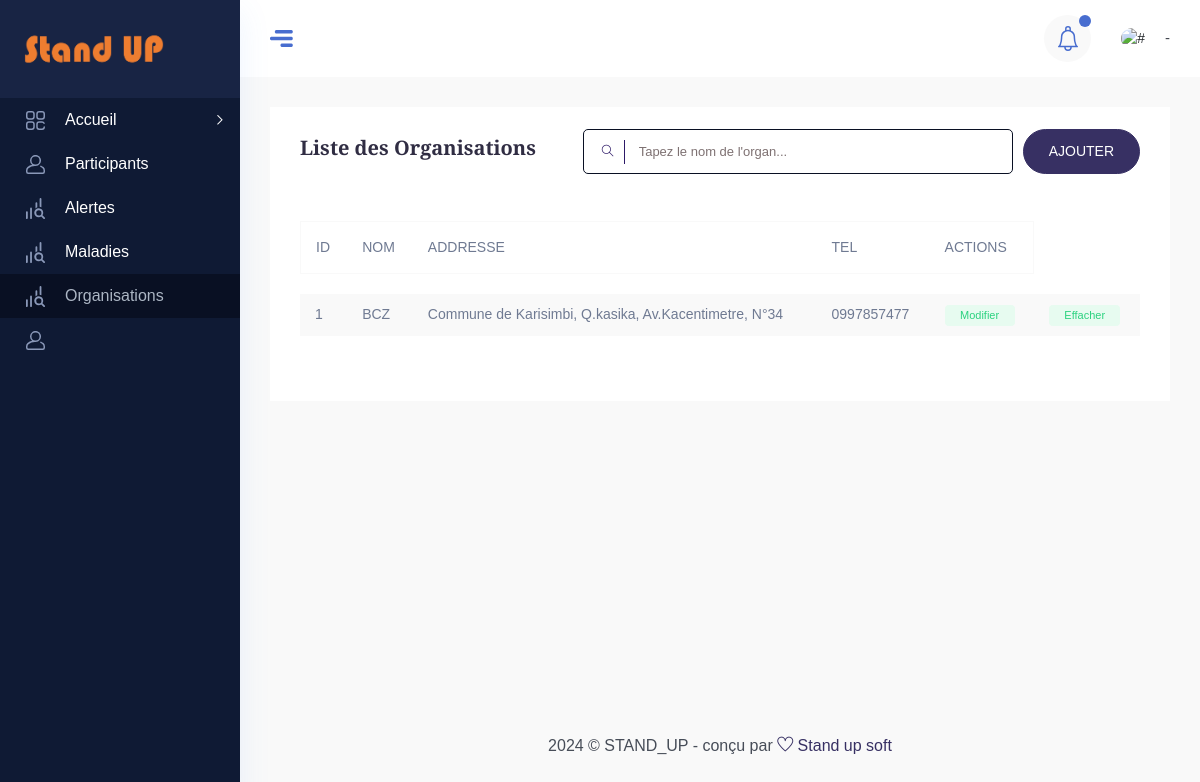
The app's page /Organ/ with its own data.
### STAND_UP_APP/models.py (models this page shows, shortened)
class Organisation(models.Model):
    Nom=models.CharField(max_length=500)
    Adresse=models.CharField(max_length=500)
    Tel=models.CharField(max_length=200)

### STAND_UP_APP/views.py (the view)
# urls.py: path('Organ/', organ, name="organ"),
def organ(request):
    ut=request.user
    organs=Organisation.objects.all()
    if request.method=="GET":
        ords=request.GET.get('organ')
        if ords is not None:
            organs=Organisation.objects.filter(Nom__icontains=ords)
    context={
        'ut':ut,
        'organs':organs,
        'notif':Alerte.objects.filter(Dates__date=auj),
    }
    return render(request, "organ.html", context)

### Templates/organ.html (shortened to what this page needs)
<!DOCTYPE html>
{% load static %}
<html lang="zxx">
<head>
    <link rel="stylesheet" href="{% static 'css/bootstrap.min.css' %}" />
    <link rel="stylesheet" href="{% static 'vendors/themefy_icon/themify-icons.css' %}" />
    <link rel="stylesheet" href="{% static 'vendors/niceselect/css/nice-select.css' %}" />
    <link rel="stylesheet" href="{% static 'vendors/owl_carousel/css/owl.carousel.css' %}" />
    <link rel="stylesheet" href="{% static 'vendors/gijgo/gijgo.min.css' %}" />
    <link rel="stylesheet" href="{% static 'vendors/font_awesome/css/all.min.css' %}" />
    <link rel="stylesheet" href="{% static 'vendors/tagsinput/tagsinput.css' %}" />
    <link rel="stylesheet" href="{% static 'vendors/datepicker/date-picker.css' %}" />
    <link rel="stylesheet" href="{% static 'vendors/vectormap-home/vectormap-2.0.2.css' %}" />
    <link rel="stylesheet" href="{% static 'vendors/scroll/scrollable.css' %}" />
    <link rel="stylesheet" href="{% static 'vendors/datatable/css/jquery.dataTables.min.css' %}" />
    <link rel="stylesheet" href="{% static 'vendors/datatable/css/responsive.dataTables.min.css' %}" />
    <link rel="stylesheet" href="{% static 'vendors/datatable/css/buttons.dataTables.min.css' %}" />
    <link rel="stylesheet" href="{% static 'vendors/text_editor/summernote-bs4.css' %}" />
    <link rel="stylesheet" href="{% static 'vendors/morris/morris.css' %}">
    <link rel="stylesheet" href="{% static 'vendors/material_icon/material-icons.css' %}" />
    <link rel="stylesheet" href="{% static 'css/metisMenu.css' %}">
    <link rel="stylesheet" href="{% static 'css/style.css' %}" />
    <link rel="stylesheet" href="{% static 'css/colors/default.css' %}" id="colorSkinCSS">
</head>
<body class="crm_body_bg">
    <nav class="sidebar dark_sidebar">
        <div class="logo d-flex justify-content-between">
        <a class="large_logo" href="{% url 'accueil' %}"><img style="width: 140px; height:50px;" src="{% static 'img/stand.png' %}" alt=""></a>
        </div>
        <ul id="sidebar_menu">
        <li class="">
        <a class="has-arrow" href="#" aria-expanded="false">
        <div class="nav_icon_small">
        <img src="{% static 'img/menu-icon/1.svg' %}" alt="">
        </div>
        <div class="nav_title">
        <span>Accueil </span>
        </div>
        </a>
        </li>
        <li class="">
        <a href="{% url 'list_agents' %}" aria-expanded="false">
        <div class="nav_icon_small">
        <img src="{% static 'img/menu-icon/4.svg' %}" alt="">
        </div>
        <div class="nav_title">
        <span>Participants</span>
        </div>
        </a>
        </li>
        <li class="">
        <a href="{% url 'allerte' %}" aria-expanded="false">
        <div class="nav_icon_small">
        <img src="{% static 'img/menu-icon/5.svg' %}" alt="">
        </div>
        <div class="nav_title">
        <span>Alertes</span>
        </div>
        </a>
        </li>
        <li class="">
            <a href="{% url 'list_maladie' %}" aria-expanded="false">
            <div class="nav_icon_small">
            <img src="{% static 'img/menu-icon/5.svg' %}" alt="">
            </div>
            <div class="nav_title">
            <span>Maladies</span>
            </div>
            </a>
        </li>
        <li class="">
            <a href="{% url 'organ' %}" aria-expanded="false">
            <div class="nav_icon_small">
            <img src="{% static 'img/menu-icon/5.svg' %}" alt="">
            </div>
            <div class="nav_title">
            <span>Organisations</span>
            </div>
            </a>
            </li>
        <li class="">
        <a href="Trader_Profile.html" aria-expanded="false">
        <div class="nav_icon_small">
        <img src="img/menu-icon/4.svg" alt="">
        </div>
        </a>
         </li>
    </nav>
        <section class="main_content dashboard_part large_header_bg">
            <div class="container-fluid no-gutters">
            <div class="row">
            <div class="col-lg-12 p-0 ">
            <div class="header_iner d-flex justify-content-between align-items-center">
            <div class="line_icon open_miniSide d-none d-lg-block">
            <img src="{% static 'img/line_img.png' %}" alt="">
            </div>
            <div class="header_right d-flex justify-content-between align-items-center">
            <div class="header_notification_warp d-flex align-items-center">
            <li>
            <a class="bell_notification_clicker nav-link-notify" href="#"> <img src="{% static 'img/icon/bell.svg' %}" alt="">
            </a>
            </li>
            </div>
            <div class="profile_info d-flex align-items-center">
            <div class="profile_thumb mr_20">
            <img src="{{ut.Photo.url}}" alt="#">
            </div>
            <div class="author_name">
            <h4 class="f_s_15 f_w_500 mb-0">{{ut.username}}-{{ut.first_name}}</h4>
            </div>
            </div>
            </div>
            </div>
            </div>
            </div>
            </div>
<div class="main_content_iner overly_inner ">
<div class="container-fluid p-0 ">
<div class="row">
<div class="col-lg-12">
<div class="white_card card_height_100 mb_30">
<div class="white_card_header">
<div class="white_box_tittle list_header mb-0">
<h4>Liste des Organisations</h4>
<div class="box_right d-flex lms_block">
<div class="serach_field_2">
<div class="search_inner">
<form  method="get" >
    <div class="search_field">
    <input type="text" name="organ" placeholder="Tapez le nom de l'organ...">
    </div>
    <button type="submit"> <i class="ti-search"></i> </button>
</form>
</div>
</div>
<div class="add_button ml-10">
<a href="{% url 'addorgan' %}" data-target="#addcategory" class="btn_1">AJOUTER</a>
</div>
</div>
</div>
</div>
<div class="white_card_body">
<div class="QA_section">
<div class="QA_table mb_30">
<table class="table lms_table_active3 ">
    <thead>
            <tr>
            <th scope="col">ID</th>
            <th scope="col">NOM</th>
            <th scope="col">ADDRESSE</th>
            <th scope="col">TEL</th>
            <th scope="col" >ACTIONS</th>
            </tr>
    </thead>
<tbody>
    {% for o in organs %}
    <tr>
        <td>{{o.id}}</td>
        <td>
            {{o.Nom}}
        </td>
        <td>{{o.Adresse}}</td>
        <td>{{o.Tel}}</td>
        <td ><a href="{% url 'modorgan' o.id %}" class="status_btn">modifier</a></td>
        <td ><a href="{% url 'sup_organ' o.id %}" class="status_btn">Effacher</a></td>
    </tr>
    {% endfor %}
</tbody>
</table>
</div>
</div>
</div>
</div>
</div>
</div>
</div>
</div>
<div class="footer_part">
<div class="container-fluid">
<div class="row">
<div class="col-lg-12">
<div class="footer_iner text-center">
<p>2024 © STAND_UP - conçu par <a href="#"> <i class="ti-heart"></i> </a><a href="#"> Stand up soft</a></p>
</div>
</div>
</div>
</div>
</div>
</section>
</body>
</html>

### STAND_UP_APP/static/css/metisMenu.css (style rules this page uses)
.metismenu .has-arrow { position:relative }
.metismenu .has-arrow::after { position:absolute;content:'';transform:rotate(-90deg) translate(0,-50%);transform-origin:top;top:50%;transition:all .3s ease-out;right:40px;content:"\e64b";font-family:themify;color:#a5adc6;font-weight:600;font-size:14px }

### records on screen
Organisation: id "1", Nom "BCZ", Adresse "Commune de Karisimbi, Q.kasika, Av.Kacentimetre, N°34", Tel "0997857477"
